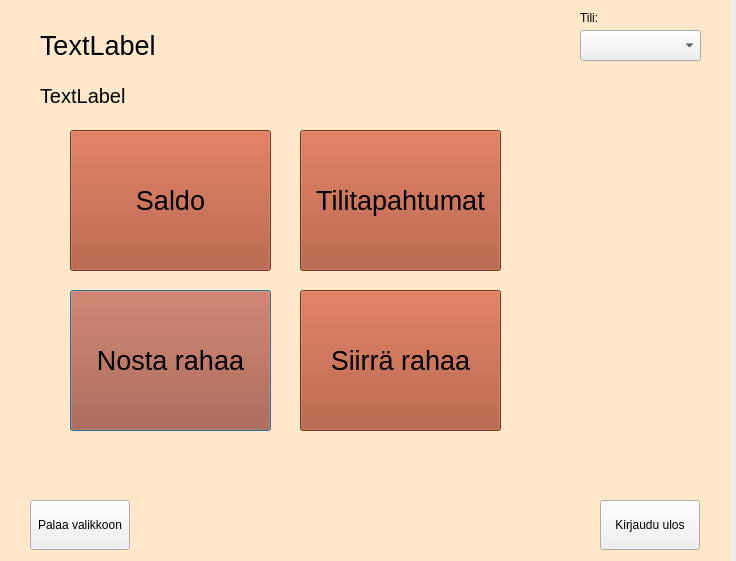
<?xml version="1.0" encoding="UTF-8"?>
<ui version="4.0">
 <class>KorttiWindow</class>
 <widget class="QDialog" name="KorttiWindow">
  <property name="geometry">
   <rect>
    <x>0</x>
    <y>0</y>
    <width>736</width>
    <height>561</height>
   </rect>
  </property>
  <property name="windowTitle">
   <string>BankSimul</string>
  </property>
  <widget class="QLabel" name="labelidkortti">
   <property name="geometry">
    <rect>
     <x>40</x>
     <y>30</y>
     <width>651</width>
     <height>31</height>
    </rect>
   </property>
   <property name="font">
    <font>
     <pointsize>20</pointsize>
    </font>
   </property>
   <property name="text">
    <string>TextLabel</string>
   </property>
  </widget>
  <widget class="QStackedWidget" name="stackedWidget">
   <property name="geometry">
    <rect>
     <x>-10</x>
     <y>0</y>
     <width>741</width>
     <height>561</height>
    </rect>
   </property>
   <property name="styleSheet">
    <string notr="true">
background-color: rgb(255, 231, 201);</string>
   </property>
   <property name="currentIndex">
    <number>0</number>
   </property>
   <widget class="QWidget" name="stackMenu">
    <widget class="QPushButton" name="btnNostaRahaa">
     <property name="geometry">
      <rect>
       <x>80</x>
       <y>290</y>
       <width>201</width>
       <height>141</height>
      </rect>
     </property>
     <property name="font">
      <font>
       <pointsize>20</pointsize>
      </font>
     </property>
     <property name="styleSheet">
      <string notr="true">background-color: rgb(170, 76, 45);</string>
     </property>
     <property name="text">
      <string>Nosta rahaa</string>
     </property>
    </widget>
    <widget class="QPushButton" name="btnSaldo">
     <property name="geometry">
      <rect>
       <x>80</x>
       <y>130</y>
       <width>201</width>
       <height>141</height>
      </rect>
     </property>
     <property name="font">
      <font>
       <pointsize>20</pointsize>
      </font>
     </property>
     <property name="styleSheet">
      <string notr="true">background-color: rgb(170, 76, 45);</string>
     </property>
     <property name="text">
      <string>Saldo</string>
     </property>
    </widget>
    <widget class="QPushButton" name="btnSiirraRahaa">
     <property name="geometry">
      <rect>
       <x>310</x>
       <y>290</y>
       <width>201</width>
       <height>141</height>
      </rect>
     </property>
     <property name="font">
      <font>
       <pointsize>20</pointsize>
      </font>
     </property>
     <property name="styleSheet">
      <string notr="true">background-color: rgb(170, 76, 45);</string>
     </property>
     <property name="text">
      <string>Siirrä rahaa</string>
     </property>
    </widget>
    <widget class="QPushButton" name="btnTilitapahtumat">
     <property name="geometry">
      <rect>
       <x>310</x>
       <y>130</y>
       <width>201</width>
       <height>141</height>
      </rect>
     </property>
     <property name="font">
      <font>
       <pointsize>20</pointsize>
      </font>
     </property>
     <property name="styleSheet">
      <string notr="true">background-color: rgb(170, 76, 45);</string>
     </property>
     <property name="text">
      <string>Tilitapahtumat</string>
     </property>
    </widget>
    <widget class="QLabel" name="label_valikko">
     <property name="geometry">
      <rect>
       <x>50</x>
       <y>80</y>
       <width>651</width>
       <height>31</height>
      </rect>
     </property>
     <property name="font">
      <font>
       <pointsize>15</pointsize>
      </font>
     </property>
     <property name="text">
      <string>TextLabel</string>
     </property>
    </widget>
   </widget>
   <widget class="QWidget" name="stackSaldo">
    <widget class="QTextEdit" name="textSaldo">
     <property name="geometry">
      <rect>
       <x>100</x>
       <y>130</y>
       <width>561</width>
       <height>341</height>
      </rect>
     </property>
     <property name="font">
      <font>
       <pointsize>13</pointsize>
      </font>
     </property>
     <property name="styleSheet">
      <string notr="true">
background-color: rgb(255, 255, 255);</string>
     </property>
    </widget>
    <widget class="QLabel" name="label_saldo">
     <property name="geometry">
      <rect>
       <x>50</x>
       <y>80</y>
       <width>651</width>
       <height>31</height>
      </rect>
     </property>
     <property name="font">
      <font>
       <pointsize>15</pointsize>
      </font>
     </property>
     <property name="text">
      <string>TextLabel</string>
     </property>
    </widget>
   </widget>
   <widget class="QWidget" name="stackTapahtuma">
    <widget class="QTextEdit" name="textTilitapahtumat">
     <property name="geometry">
      <rect>
       <x>100</x>
       <y>130</y>
       <width>561</width>
       <height>341</height>
      </rect>
     </property>
     <property name="font">
      <font>
       <pointsize>13</pointsize>
      </font>
     </property>
     <property name="styleSheet">
      <string notr="true">background-color: rgb(255, 255, 255);</string>
     </property>
    </widget>
    <widget class="QLabel" name="label_tilitapahtumat">
     <property name="geometry">
      <rect>
       <x>50</x>
       <y>80</y>
       <width>651</width>
       <height>31</height>
      </rect>
     </property>
     <property name="font">
      <font>
       <pointsize>15</pointsize>
      </font>
     </property>
     <property name="text">
      <string>TextLabel</string>
     </property>
    </widget>
    <widget class="QToolButton" name="btn_uudemmat">
     <property name="geometry">
      <rect>
       <x>100</x>
       <y>370</y>
       <width>121</width>
       <height>41</height>
      </rect>
     </property>
     <property name="font">
      <font>
       <pointsize>12</pointsize>
       <italic>false</italic>
       <bold>true</bold>
       <strikeout>false</strikeout>
      </font>
     </property>
     <property name="styleSheet">
      <string notr="true">background-color: rgb(170, 76, 45);
background-color: rgb(170, 170, 127);</string>
     </property>
     <property name="text">
      <string>&lt;</string>
     </property>
    </widget>
    <widget class="QToolButton" name="btn_vanhemmat">
     <property name="geometry">
      <rect>
       <x>410</x>
       <y>370</y>
       <width>121</width>
       <height>41</height>
      </rect>
     </property>
     <property name="font">
      <font>
       <pointsize>12</pointsize>
       <italic>false</italic>
       <bold>true</bold>
      </font>
     </property>
     <property name="styleSheet">
      <string notr="true">background-color: rgb(170, 76, 45);
background-color: rgb(170, 170, 127);</string>
     </property>
     <property name="text">
      <string>&gt;</string>
     </property>
    </widget>
   </widget>
   <widget class="QWidget" name="stackNosto">
    <widget class="QLabel" name="label">
     <property name="geometry">
      <rect>
       <x>160</x>
       <y>180</y>
       <width>371</width>
       <height>31</height>
      </rect>
     </property>
     <property name="font">
      <font>
       <pointsize>15</pointsize>
      </font>
     </property>
     <property name="text">
      <string>Paljonko haluat nostaa?</string>
     </property>
     <property name="alignment">
      <set>Qt::AlignCenter</set>
     </property>
    </widget>
    <widget class="QLabel" name="label_tiliInfo">
     <property name="geometry">
      <rect>
       <x>50</x>
       <y>80</y>
       <width>651</width>
       <height>31</height>
      </rect>
     </property>
     <property name="font">
      <font>
       <pointsize>15</pointsize>
      </font>
     </property>
     <property name="text">
      <string>TextLabel</string>
     </property>
    </widget>
    <widget class="QLineEdit" name="lineNostoMaara">
     <property name="enabled">
      <bool>false</bool>
     </property>
     <property name="geometry">
      <rect>
       <x>280</x>
       <y>300</y>
       <width>121</width>
       <height>61</height>
      </rect>
     </property>
     <property name="font">
      <font>
       <pointsize>15</pointsize>
      </font>
     </property>
     <property name="focusPolicy">
      <enum>Qt::WheelFocus</enum>
     </property>
     <property name="styleSheet">
      <string notr="true">background-color: rgb(255, 255, 255);</string>
     </property>
     <property name="alignment">
      <set>Qt::AlignCenter</set>
     </property>
    </widget>
    <widget class="QPushButton" name="btn20e">
     <property name="geometry">
      <rect>
       <x>100</x>
       <y>220</y>
       <width>81</width>
       <height>61</height>
      </rect>
     </property>
     <property name="font">
      <font>
       <pointsize>13</pointsize>
      </font>
     </property>
     <property name="styleSheet">
      <string notr="true">background-color: rgb(138, 211, 245);</string>
     </property>
     <property name="text">
      <string>20</string>
     </property>
    </widget>
    <widget class="QPushButton" name="btn40e">
     <property name="geometry">
      <rect>
       <x>180</x>
       <y>220</y>
       <width>81</width>
       <height>61</height>
      </rect>
     </property>
     <property name="font">
      <font>
       <pointsize>13</pointsize>
      </font>
     </property>
     <property name="styleSheet">
      <string notr="true">background-color: rgb(138, 211, 245);</string>
     </property>
     <property name="text">
      <string>40</string>
     </property>
    </widget>
    <widget class="QPushButton" name="btn60e">
     <property name="geometry">
      <rect>
       <x>260</x>
       <y>220</y>
       <width>81</width>
       <height>61</height>
      </rect>
     </property>
     <property name="font">
      <font>
       <pointsize>13</pointsize>
      </font>
     </property>
     <property name="styleSheet">
      <string notr="true">background-color: rgb(138, 211, 245);</string>
     </property>
     <property name="text">
      <string>60</string>
     </property>
    </widget>
    <widget class="QPushButton" name="btn100e">
     <property name="geometry">
      <rect>
       <x>340</x>
       <y>220</y>
       <width>81</width>
       <height>61</height>
      </rect>
     </property>
     <property name="font">
      <font>
       <pointsize>13</pointsize>
      </font>
     </property>
     <property name="styleSheet">
      <string notr="true">background-color: rgb(138, 211, 245);</string>
     </property>
     <property name="text">
      <string>100</string>
     </property>
    </widget>
    <widget class="QPushButton" name="btn200e">
     <property name="geometry">
      <rect>
       <x>420</x>
       <y>220</y>
       <width>81</width>
       <height>61</height>
      </rect>
     </property>
     <property name="font">
      <font>
       <pointsize>13</pointsize>
      </font>
     </property>
     <property name="styleSheet">
      <string notr="true">background-color: rgb(138, 211, 245);</string>
     </property>
     <property name="text">
      <string>200</string>
     </property>
    </widget>
    <widget class="QPushButton" name="btn500e">
     <property name="geometry">
      <rect>
       <x>500</x>
       <y>220</y>
       <width>71</width>
       <height>61</height>
      </rect>
     </property>
     <property name="font">
      <font>
       <pointsize>13</pointsize>
      </font>
     </property>
     <property name="styleSheet">
      <string notr="true">background-color: rgb(138, 211, 245);</string>
     </property>
     <property name="text">
      <string>500</string>
     </property>
    </widget>
    <widget class="QPushButton" name="btnNosta">
     <property name="geometry">
      <rect>
       <x>290</x>
       <y>370</y>
       <width>101</width>
       <height>61</height>
      </rect>
     </property>
     <property name="font">
      <font>
       <pointsize>13</pointsize>
      </font>
     </property>
     <property name="styleSheet">
      <string notr="true">background-color: rgb(170, 76, 45);</string>
     </property>
     <property name="text">
      <string>Nosta</string>
     </property>
    </widget>
    <widget class="QPushButton" name="btnXe">
     <property name="geometry">
      <rect>
       <x>570</x>
       <y>220</y>
       <width>71</width>
       <height>61</height>
      </rect>
     </property>
     <property name="font">
      <font>
       <pointsize>13</pointsize>
      </font>
     </property>
     <property name="styleSheet">
      <string notr="true">background-color: rgb(138, 211, 245);</string>
     </property>
     <property name="text">
      <string>X</string>
     </property>
    </widget>
    <widget class="QPushButton" name="btnTyhjenna">
     <property name="enabled">
      <bool>false</bool>
     </property>
     <property name="geometry">
      <rect>
       <x>410</x>
       <y>300</y>
       <width>81</width>
       <height>61</height>
      </rect>
     </property>
     <property name="font">
      <font>
       <pointsize>13</pointsize>
      </font>
     </property>
     <property name="styleSheet">
      <string notr="true">background-color: rgb(129, 129, 129);
color: rgb(255, 255, 255);</string>
     </property>
     <property name="text">
      <string>Tyhjennä</string>
     </property>
    </widget>
   </widget>
   <widget class="QWidget" name="stackSiirto">
    <widget class="QLabel" name="label_SiirtoInfo">
     <property name="geometry">
      <rect>
       <x>50</x>
       <y>140</y>
       <width>661</width>
       <height>21</height>
      </rect>
     </property>
     <property name="font">
      <font>
       <pointsize>12</pointsize>
      </font>
     </property>
     <property name="text">
      <string>Valitse tili jolle haluat siirtää rahaa</string>
     </property>
     <property name="alignment">
      <set>Qt::AlignCenter</set>
     </property>
    </widget>
    <widget class="QComboBox" name="comboSiirtoTili">
     <property name="geometry">
      <rect>
       <x>270</x>
       <y>180</y>
       <width>221</width>
       <height>31</height>
      </rect>
     </property>
     <property name="styleSheet">
      <string notr="true">background-color: rgb(138, 211, 245);</string>
     </property>
    </widget>
    <widget class="QPushButton" name="btnSiirto">
     <property name="geometry">
      <rect>
       <x>280</x>
       <y>230</y>
       <width>201</width>
       <height>41</height>
      </rect>
     </property>
     <property name="styleSheet">
      <string notr="true">background-color: rgb(129, 129, 129);
color: rgb(255, 255, 255);</string>
     </property>
     <property name="text">
      <string>Aloita Siirto</string>
     </property>
    </widget>
    <widget class="QLabel" name="label_siirra">
     <property name="geometry">
      <rect>
       <x>50</x>
       <y>90</y>
       <width>651</width>
       <height>31</height>
      </rect>
     </property>
     <property name="font">
      <font>
       <pointsize>15</pointsize>
      </font>
     </property>
     <property name="text">
      <string>TextLabel</string>
     </property>
    </widget>
   </widget>
  </widget>
  <widget class="QPushButton" name="btnReturn">
   <property name="enabled">
    <bool>true</bool>
   </property>
   <property name="geometry">
    <rect>
     <x>30</x>
     <y>500</y>
     <width>100</width>
     <height>50</height>
    </rect>
   </property>
   <property name="text">
    <string>Palaa valikkoon</string>
   </property>
  </widget>
  <widget class="QPushButton" name="btnLogout">
   <property name="geometry">
    <rect>
     <x>600</x>
     <y>500</y>
     <width>100</width>
     <height>50</height>
    </rect>
   </property>
   <property name="text">
    <string>Kirjaudu ulos</string>
   </property>
  </widget>
  <widget class="QComboBox" name="comboTili">
   <property name="geometry">
    <rect>
     <x>580</x>
     <y>30</y>
     <width>121</width>
     <height>31</height>
    </rect>
   </property>
  </widget>
  <widget class="QLabel" name="labelActiveTili">
   <property name="geometry">
    <rect>
     <x>580</x>
     <y>10</y>
     <width>111</width>
     <height>16</height>
    </rect>
   </property>
   <property name="text">
    <string>Tili:</string>
   </property>
  </widget>
  <zorder>stackedWidget</zorder>
  <zorder>labelidkortti</zorder>
  <zorder>btnReturn</zorder>
  <zorder>btnLogout</zorder>
  <zorder>comboTili</zorder>
  <zorder>labelActiveTili</zorder>
 </widget>
 <resources/>
 <connections/>
</ui>
